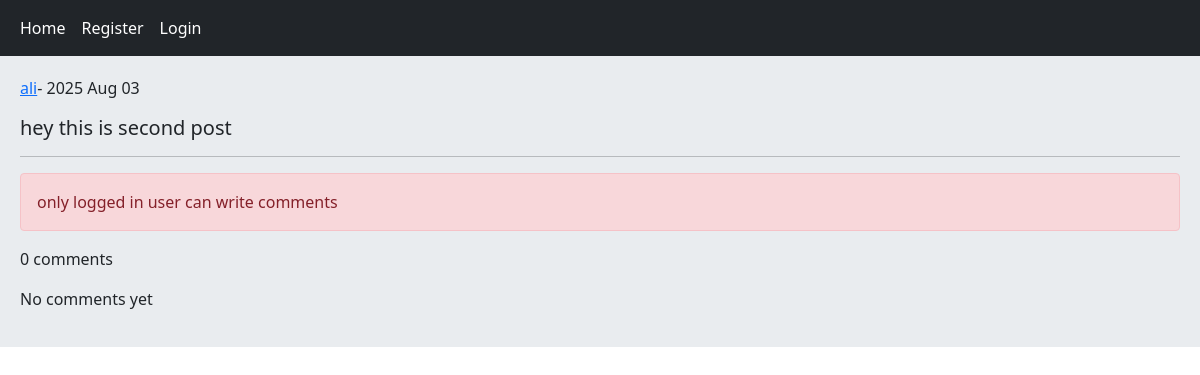
Screenshot of /detail/2/hey-this-is-second with the database file from the repository.
### home/models.py (models this page shows, shortened)
class Post(models.Model):
    user = models.ForeignKey(User, on_delete= models.CASCADE, related_name= 'posts')
    body = models.TextField()
    slug = models.SlugField()
    created = models.DateTimeField(auto_now_add= True)
    updated = models.DateTimeField(auto_now= True)
    class Meta:
        ordering = ['-created']

### home/views.py (the view, shortened to what this page needs)
# urls.py: path('detail/<int:post_id>/<slug:post_slug>', views.PostDetailView.as_view(), name= 'post_detail'),
class PostDetailView(View):
    form_class = CommentCreateForm
    form_class_reply = CommentReplyForm
    def setup(self, request, *args, **kwargs):
        self.post_instance = Post.objects.get(id= kwargs['post_id'], slug= kwargs['post_slug'])
        return super().setup(request, *args, **kwargs)
    def get(self, request, *args, **kwargs):
        comments = self.post_instance.pcomment.filter(is_reply= False)
        form = self.form_class()
        can_like = False
        if request.user.is_authenticated and self.post_instance.user_can_like(request.user):
            can_like = True
        return render(request, 'home/detail.html', {'post': self.post_instance, 'comments': comments, 'form': form, 'reply_form': self.form_class_reply(), 'can_like': can_like})

### home/templates/home/detail.html (shortened to what this page needs)
{% extends 'base.html' %}
{% block content %}
    <p><a href="{% url 'accounts:user_profile' post.user.id %}">{{ post.user.username }}</a>- {{ post.created|date:"Y M d" }}</p>
    <h5>{{ post.body }}</h5><hr>
    {% if request.user.is_authenticated %}
        <a href="{% url 'home:post_like' post.id %}" class="{% if can_like %} disabled {% endif %} btn btn-primary col-md-2">Like {{ post.likes_count }}</a>
        <form action="" method="post" class="col-md-3">
            {% csrf_token %}
            {{ form.as_p }}
            <input type="submit" value="send">
        </form><br>
    {% else %}
        <p class="alert alert-danger">only logged in user can write comments</p>
    {% endif %}
    <p>{{ comments.count }} comments</p>
    {% for comment in comments %}
        <div class="card bg-dark text-white">
            <p class="card-body">{{ comment.user }} - {{ comment.created|timesince }}</p>
            <p class="card-body">{{ comment.body }}</p>
            {% if request.user.is_authenticated %}
                <form action="{% url 'home:add_reply' post.id comment.id %}" method="post">
                    {% csrf_token %}
                    {{ form.as_p }}
                    <input type="submit" value="send">
                </form>
            {% endif %}
            {% for reply in replies%}
                <p class="bg-primary p-3 m-2">{{ reply.user }} <br> {{ reply.body }}</p>
            {% endfor%}
        </div><br>
    {% empty %}
        <p>No comments yet</p>
    {% endfor %}
{% endblock %}

### rows the page displays
Post: user.username "ali", created "2025 Aug 03", body "hey this is second post"

### other values shown
{{ comments.count }} "0"
